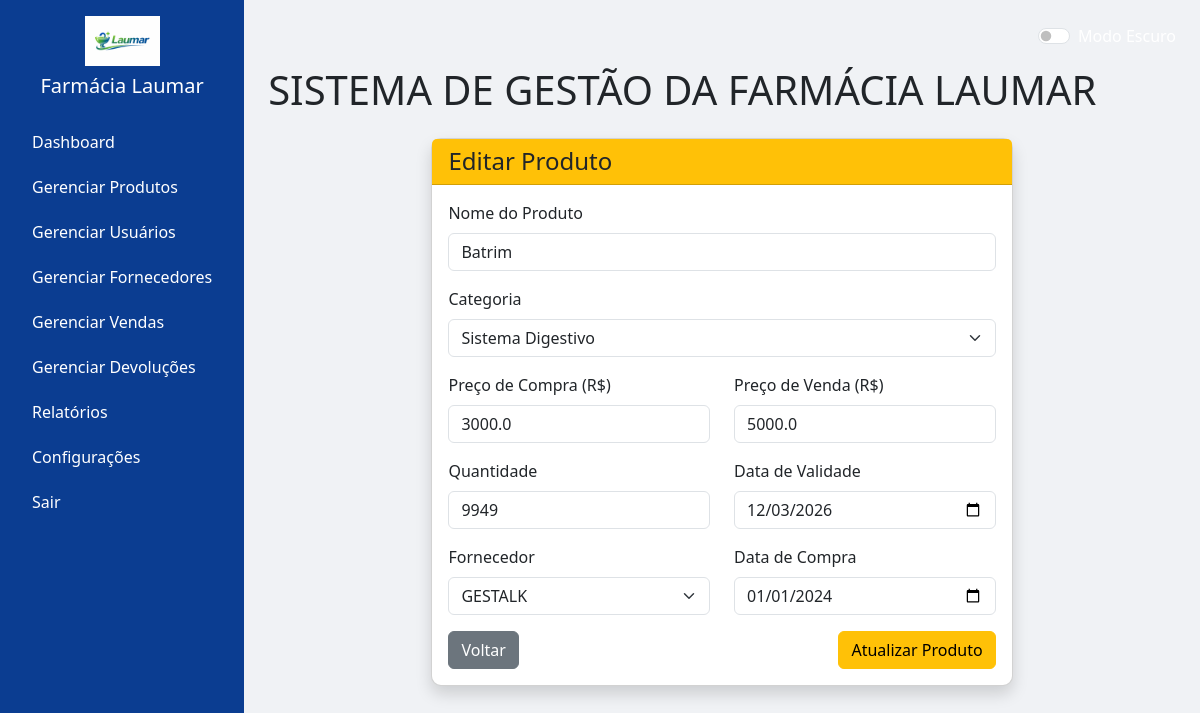
/produtos/editar/1 (signed in), run on the app's committed database.
### models.py (models this page shows, shortened)
class Produto(db.Model):
    __tablename__ = 'produtos'
    id = db.Column(db.Integer, primary_key=True)
    nome = db.Column(db.String(200), nullable=False)
    categoria = db.Column(db.String(150), nullable=False)
    preco_compra = db.Column(db.Float, nullable=False)
    preco_venda = db.Column(db.Float, nullable=False)
    quantidade = db.Column(db.Integer, nullable=False)
    validade = db.Column(db.Date, nullable=False)
    fornecedor_id = db.Column(db.Integer, db.ForeignKey('fornecedores.id'), nullable=False)
    data_compra = db.Column(db.Date, nullable=False)
    fornecedor = db.relationship('Fornecedor', backref='produtos')

class Fornecedor(db.Model):
    __tablename__ = 'fornecedores'
    id = db.Column(db.Integer, primary_key=True)
    nome = db.Column(db.String(200), nullable=False)
    contato = db.Column(db.String(150), nullable=True)
    telefone = db.Column(db.String(50), nullable=True)
    email = db.Column(db.String(150), nullable=True)
    endereco = db.Column(db.String(250), nullable=True)

### produtos_blueprint.py (the view, shortened to what this page needs)
@produtos_bp.route('/editar/<int:id>', methods=['GET', 'POST'])
def editar_produto(id):
    if current_user.tipo != 'Admin':
        flash('Acesso negado.', 'danger')
        return redirect(url_for('produtos_bp.listar_produtos'))
    produto = Produto.query.get_or_404(id)
    fornecedores = Fornecedor.query.all()
    return render_template('editar_produto.html', produto=produto, fornecedores=fornecedores)

### app.py (called while the page is built)
@login_manager.user_loader
def load_user(user_id):
    return db.session.get(Usuario, int(user_id))

### templates/produtos/editar_produto.html (shortened to what this page needs)
{% extends "base.html" %}
{% block content %}
<div class="container">
    <div class="row justify-content-center">
        <div class="col-md-8">
            <div class="card shadow">
                <div class="card-header bg-warning text-dark">
                    <h4 class="mb-0">Editar Produto</h4>
                </div>
                <div class="card-body">
                    <form method="POST" action="{{ url_for('produtos_bp.editar_produto', id=produto.id) }}">
                        <div class="mb-3">
                            <label for="nome" class="form-label">Nome do Produto</label>
                            <input type="text" id="nome" name="nome" class="form-control" value="{{ produto.nome }}" required>
                        </div>
                        <div class="mb-3">
                            <label for="categoria" class="form-label">Categoria</label>
                            <select name="categoria" id="categoria" class="form-select" required>
                                <option value="Sistema Digestivo" {% if produto.categoria == 'Sistema Digestivo' %}selected{% endif %}>Sistema Digestivo</option>
                            </select>
                        </div>
                        <div class="row">
                            <div class="col-md-6">
                                <div class="mb-3">
                                    <label for="preco_compra" class="form-label">Preço de Compra (R$)</label>
                                    <input type="number" step="0.01" name="preco_compra" id="preco_compra" class="form-control" value="{{ produto.preco_compra }}" required>
                                </div>
                            </div>
                            <div class="col-md-6">
                                <div class="mb-3">
                                    <label for="preco_venda" class="form-label">Preço de Venda (R$)</label>
                                    <input type="number" step="0.01" name="preco_venda" id="preco_venda" class="form-control" value="{{ produto.preco_venda }}" required>
                                </div>
                            </div>
                        </div>
                        <div class="row">
                            <div class="col-md-6">
                                <div class="mb-3">
                                    <label for="quantidade" class="form-label">Quantidade</label>
                                    <input type="number" name="quantidade" id="quantidade" class="form-control" value="{{ produto.quantidade }}" required>
                                </div>
                            </div>
                            <div class="col-md-6">
                                <div class="mb-3">
                                    <label for="validade" class="form-label">Data de Validade</label>
                                    <input type="date" name="validade" id="validade" class="form-control" value="{{ produto.validade.strftime('%Y-%m-%d') if produto.validade else '' }}" required>
                                </div>
                            </div>
                        </div>
                        <div class="row">
                            <div class="col-md-6">
                                <div class="mb-3">
                                    <label for="fornecedor_id" class="form-label">Fornecedor</label>
                                    <select name="fornecedor_id" id="fornecedor_id" class="form-select" required>
                                        {% for fornecedor in fornecedores %}
                                        <option value="{{ fornecedor.id }}" {% if produto.fornecedor_id == fornecedor.id %}selected{% endif %}>{{ fornecedor.nome }}</option>
                                        {% endfor %}
                                    </select>
                                </div>
                            </div>
                            <div class="col-md-6">
                                <div class="mb-3">
                                    <label for="data_compra" class="form-label">Data de Compra</label>
                                    <input type="date" name="data_compra" id="data_compra" class="form-control" value="{{ produto.data_compra.strftime('%Y-%m-%d') if produto.data_compra else '' }}" required>
                                </div>
                            </div>
                        </div>
                        <div class="d-flex justify-content-between">
                            <a href="{{ url_for('produtos_bp.listar_produtos') }}" class="btn btn-secondary">Voltar</a>
                            <button type="submit" class="btn btn-warning">Atualizar Produto</button>
                        </div>
                    </form>
                </div>
            </div>
        </div>
    </div>
</div>
{% endblock %}

### templates/base.html (style rules this page uses)
body { background-color: #f0f2f5; }
.card { border-radius: 10px; }

### data on the page
Produto: nome "Batrim", categoria "Sistema Digestivo", preco_compra "3000.0", preco_venda "5000.0", quantidade "9949", validade "12/03/2026", fornecedor_id "GESTALK", data_compra "01/01/2024"
